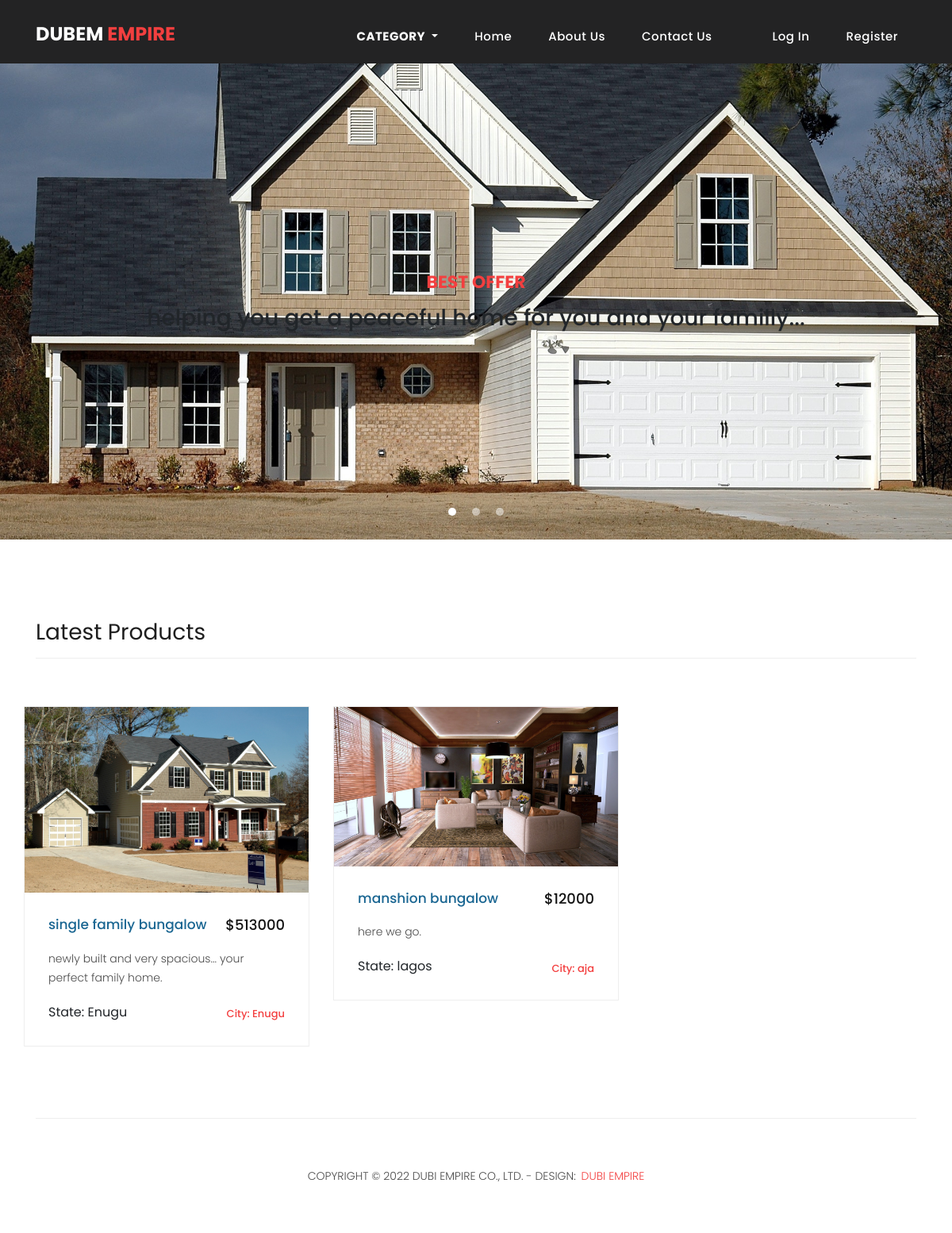
The page / on the database its author committed.
### empire/models.py (models this page shows, shortened)
class Property(models.Model):
    realtor = models.ForeignKey(Realtor, on_delete = models.DO_NOTHING)
    title = models.CharField(max_length=200)
    location = models.CharField(max_length=200)
    category = models.ForeignKey(Category, on_delete=models.CASCADE, blank=False)
    city = models.CharField(max_length=100)
    state = models.CharField(max_length=100)
    description = models.TextField(blank=True)
    price = models.IntegerField()
    slug = models.SlugField()
    bedrooms = models.IntegerField()
    bathrooms = models.IntegerField()
    garage = models.IntegerField(default=0)
    sqft = models.IntegerField()
    lot_size = models.DecimalField(max_digits=5, decimal_places=1)
    image = models.ImageField()
    photo_1 = models.ImageField(blank=True)
    photo_2 = models.ImageField(blank=True)
    photo_3 = models.ImageField(blank=True)
    photo_4 = models.ImageField(blank=True)
    photo_5 = models.ImageField(blank=True)
    photo_6 = models.ImageField(blank=True)
    photo_7 = models.ImageField(blank=True)
    list_date = models.DateTimeField(auto_now_add=True)
    is_active = models.BooleanField(default=True)
    def get_absolute_url(self):
        return reverse("listing", kwargs={'slug': self.slug})

### empire/views.py (the view)
# urls.py: path('', IndexView.as_view(), name='home'),
class IndexView(ListView):
    template_name = "index.html"
    queryset = Property.objects.filter(is_active=True)
    context_object_name = 'properties'
    paginate_by = 10

### empire/templatetags/category_template_tag.py (called while the page is built)
@register.simple_tag
def categories():
    items = Category.objects.filter(is_active=True).order_by('title')
    items_li = ""
    for i in items:
        items_li += """<li><a href="/category/{}">{}</a></li>""".format(i.slug, i.title)
    return mark_safe(items_li)

### empire/templates/index.html (shortened to what this page needs)
{% extends 'base.html' %}
{% block content %}
    <div class="banner header-text">
        <div class="owl-banner owl-carousel">
        <div class="banner-item-01">
            <div class="text-content">
                <h4>Best Offer</h4>
                <h3>helping you get a peaceful home for you and your familly...</h3>
            </div>
        </div>
        </div>
  </div>
  <div class="latest-products">
        <div class="container">
            <div class="row">
                <div class="col-md-12">
                <div class="section-heading">
                    <h2>Latest Products</h2>
                </div>
                </div>
                <div class="row">
                    {% for property in properties %}
                        <div class="col-md-4">
                            <div class="product-item">
                                <a href="{{ property.get_absolute_url }}"><img src="{{ property.image.url }}" alt=""></a>
                                <div class="down-content">
                                    <a href="{{ property.get_absolute_url }}"><h4>{{property.title}}</h4></a>
                                    <h6>${{property.price}}</h6>
                                    <p>{{property.description}}.</p>
                                    <ul class="stars">
                                        <li>State: {{property.state}}</li>
                                    </ul>
                                    <span>City: {{property.city}}</span>
                                </div>
                            </div>
                        </div>
                    {% endfor %}
                </div>
            </div>
        </div>
  </div>
{% endblock %}

### static/css/empire.css (style rules this page uses)
body { font-family: 'Poppins', sans-serif; overflow-x: hidden; text-rendering: optimizeLegibility; -webkit-font-smoothing: antialiased; -moz-osx-font-smoothing: grayscale; }
p { margin-bottom: 0px; font-size: 14px; font-weight: 300; color: #4a4a4a; line-height: 24px; }
a { text-decoration: none!important; }
ul { padding: 0; margin: 0; list-style: none; }
h1,h2,h3,h4,h5,h6 { margin: 0px; }
.section-heading { text-align: left; margin-bottom: 60px; border-bottom: 1px solid #eee; }
.section-heading h2 { font-size: 28px; font-weight: 400; color: #1e1e1e; margin-bottom: 15px; }
.banner { position: relative; text-align: center; padding-top: 80px; margin-bottom: 0cm; }
.banner-item-01 { padding: 300px 0px; background-image: url(../images/home-1.jpg); background-size: cover; background-repeat: no-repeat; background-position: center center; }
.banner .text-content { position: absolute; top: 50%; transform: translateY(-50%); text-align: center; width: 100%; }
.banner .text-content h4 { color: #f33f3f; font-size: 22px; text-transform: uppercase; font-weight: 700; margin-bottom: 15px; }
.latest-products { margin-top: 100px; }
.product-item { border: 1px solid #eee; margin-bottom: 30px; }
.product-item .down-content { padding: 30px; position: relative; }
.product-item img { width: 100%; overflow: hidden; }
.product-item .down-content h4 { font-size: 17px; color: #1a6692; margin-bottom: 20px; }
.product-item .down-content h6 { position: absolute; top: 30px; right: 30px; font-size: 18px; color: #121212; }
.product-item .down-content p { margin-bottom: 20px; }
.product-item .down-content ul li { display: inline-block; }
.product-item .down-content span { position: absolute; right: 30px; bottom: 30px; font-size: 13px; color: #f33f3f; font-weight: 500; }

### rows shown on the page
Property: image (picture), title "single family bungalow", price "513000", description "newly built and very spacious... your perfect family home", state "Enugu", city "Enugu"
Property: image (picture), title "manshion bungalow", price "12000", description "here we go", state "lagos", city "aja"
